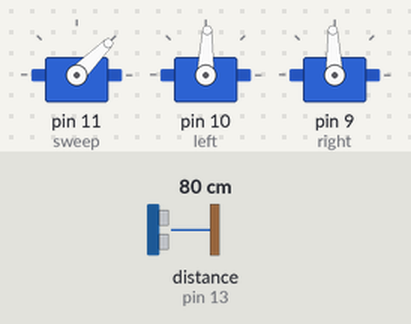
The sketch below on a simulated Arduino Uno, built with avr-gcc and run on an emulated ATmega328P. Parts: 3 × servo. The test bench sets the inputs (shaded band); at power-on: distance to the obstacle (sensor on pin 13) 80 cm. The echo pulse lasts 58.3 µs per cm; what the sketch prints to the serial monitor is not drawn.

Above: at 1.23 s.
2.3 s: distance to the obstacle (sensor on pin 13) set to 2 cm
At 2.5 s:
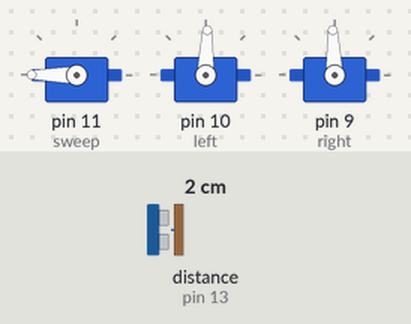
5.3 s: distance to the obstacle (sensor on pin 13) set to 120 cm
At 5.44 s:
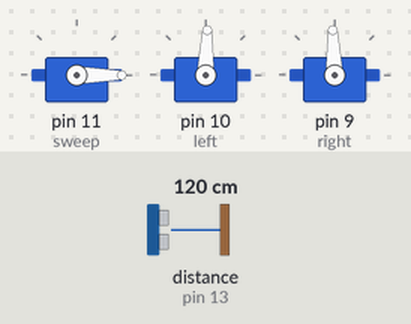
8.3 s: distance to the obstacle (sensor on pin 13) set to 18 cm
Timing chart, 0 to 17.3 s (numbered marks = the images above; inputs shaded):
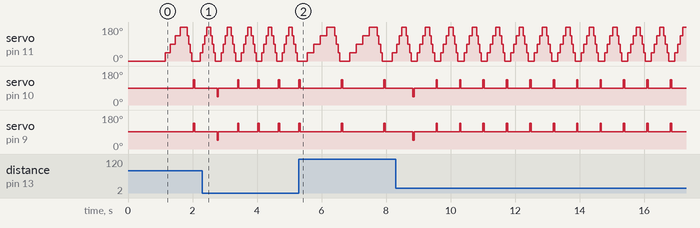

The sketch:

UltraDAR-SingleSweep.ino
```cpp
/*
 * UltraDAR Single Sweep
 *
 * Example code for fully autonomous travel of a servo driven
 * two-wheeled robot. Sensing is accomplished using a single
 * HC-SR04 ultrasonic sensor that is continuously scanned
 * 180 degrees by means of a micro servo. Proximity data is
 * continuously streamed to the arduino and a decision is made
 * based on the angle of the furthest distance. The robot will
 * either drive forward, if the farthest distance is straight
 * ahead or will make small adjustments to its relative position
 * until the farthest distance is straight ahead. Only then
 * will the robot move forward and the process repeats.
 *
 * Written by Adam Kemp, 2017
 *
 */

#include <Servo.h> //The Servo library is used to control the two drive servos and single sweep servo
#include <Ultrasonic.h> //Erick Simões' ultrasonic library is used for single wire control of an HC-SR04 ultrasonic sensor (https://github.com/ErickSimoes/Ultrasonic)

Servo sweep; //Declare our servo names
Servo left;
Servo right;

Ultrasonic ultrasonic1(13); //Declare and attach the modified HC-SR04
//***Modify an HC-SR04 by soldering the Trig and Echo pins together. This will let you drive the sensor with a single servo type cable.

#define leftCenter 88 //Software center position for the left servo. Use the "ServoTest" program to determine this midpoint
#define rightCenter 92 //Software center posistion for the right servo.

#define leftTurnTime 20 //Amount of delay used for adjustment turns. In ms.
#define rightTurnTime 20
#define reverseTime 100
#define reverseThreshold 10 //Threshold for triggering a reverse situation. In cm.

#define maxSweepAngle 180 //Maximum angle for the sensor to sweep. 180 = 0 to 180 degrees.
#define sampleAngle 45 //Angle at which each measurement is taken. In degrees.
#define servoSweepDelay 50 //Delay required for servo to reach its setpoint. Adjust for maximum sweep speed.
#define sampleDelay 0 //Delay added to each distance measurement. Shouldn't be needed. In ms.
#define numSamples 20 //Quantity of measurements averaged at each angle. More provides a more accurate measurement, but slower sweeping.

boolean reverse = false; //Flag set when an reverse situation is detected.

void setup() {
  Serial.begin(9600); //Initialize the serial port for debugging
  sweep.attach(11); //Attach sensor sweep servo to D11
  left.attach(10); //Attach left drive servo to D10
  right.attach(9); //Attach right drive servo to D9
  left.write(leftCenter); //Center each servo
  right.write(rightCenter);
  sweep.write(0); //Home the sensor sweep servo
  delay(1000); //Wait until the sensor sweep servo reaches its start position
}

void loop() {
  drive(sense()); //Drive function is controlled by the sense function
}

int sense() {
  int ultra1Read, ultra1Max, ultra1Angle; //Variables used to calculate the angle with the longest distance
  long ultra1Avg;

  for (int i = 0; i <= maxSweepAngle; i += sampleAngle){ //Samples each angle and returns the one with the longest distance
    sweep.write(i);
    delay(servoSweepDelay);
    for (int j = 0; j < numSamples; j++){
      int reading = ultrasonic1.distanceRead();
      ultra1Avg += reading;
      delay(sampleDelay);
    }
    ultra1Read = ultra1Avg/numSamples;
    Serial.print(i);
    Serial.print("-");
    Serial.print(ultra1Read);
    Serial.print(", ");
    if (ultra1Read >= ultra1Max) { //check for max distance
      ultra1Max = ultra1Read;
      ultra1Angle = i;
      if (ultra1Angle == 90 & ultra1Read <= reverseThreshold){
        reverse = true;
      }
    }
    ultra1Avg = 0;
    ultra1Read = 0;
  }
  Serial.print("max = ");
  Serial.print(ultra1Angle);
  Serial.println();
  for (int i = 180; i >= 0; i -= sampleAngle) { //Returns the sweep servo to its start position
    sweep.write(i);
    delay(servoSweepDelay);
  }

  if (ultra1Angle == 90) { //Determines if the robot drives forward or reverses
    if (reverse) {
      reverse = false;
      return(255);
    }
    else {
      return(90);
    }
  }
  else { //Returns the angle with the longest distance
    return(ultra1Angle);
  }
}

void drive(int _objectAngle){
  int leftVal = leftCenter; //Variables for the servo pulse value
  int rightVal = rightCenter;

  if (_objectAngle == 90) {
    Serial.println("Forward");
    leftVal = 0;
    rightVal = 180;
  }
  else if (_objectAngle == 255) {
    Serial.println("Backward");
    leftVal = 180;
    rightVal = 0;
    left.write(leftVal);
    right.write(rightVal);
    delay(reverseTime);
    leftVal = leftCenter;
    rightVal = rightCenter;
  }
  //turn right
  else if (_objectAngle >= 90) {
    Serial.print("Left: ");
    leftVal = leftCenter + 45;
    rightVal = rightCenter + 45;
    left.write(leftVal);
    right.write(rightVal);
    delay(rightTurnTime*((_objectAngle/sampleAngle)-((180*.5)/sampleAngle))); //Calculation determines the amount of time to turn based on the angle's distance from center
    Serial.print(rightTurnTime*((_objectAngle/sampleAngle)-((180*.5)/sampleAngle)));
    Serial.println("ms");
    leftVal = leftCenter;
    rightVal = rightCenter;
  }
  else if (_objectAngle <= 90) {
    Serial.print("Right: ");
    leftVal = leftCenter - 45;
    rightVal = rightCenter - 45;
    left.write(leftVal);
    right.write(rightVal);
    delay(rightTurnTime*(((180*.5)/sampleAngle)-(_objectAngle/sampleAngle)));
    Serial.print(rightTurnTime*(((180*.5)/sampleAngle)-(_objectAngle/sampleAngle)));
    Serial.println("ms");
    leftVal = leftCenter;
    rightVal = rightCenter;
  }
  left.write(leftVal);
  right.write(rightVal);
  delay(15);
}
```

Measured:
- by itself, servo on pin 10 (left): repeats every 0.73 s: 88° 0.69 s, 133° 0.04 s
- by itself, servo on pin 9 (right): repeats every 0.73 s: 92° 0.69 s, 137° 0.04 s
- by itself, servo on pin 11 (sweep): repeats every 0.73 s: 135° 0.08 s, 180° 0.13 s, 135° 0.05 s, 90° 0.05 s, 45° 0.05 s, 0° 0.19 s, 45° 0.08 s, 90° 0.08 s
